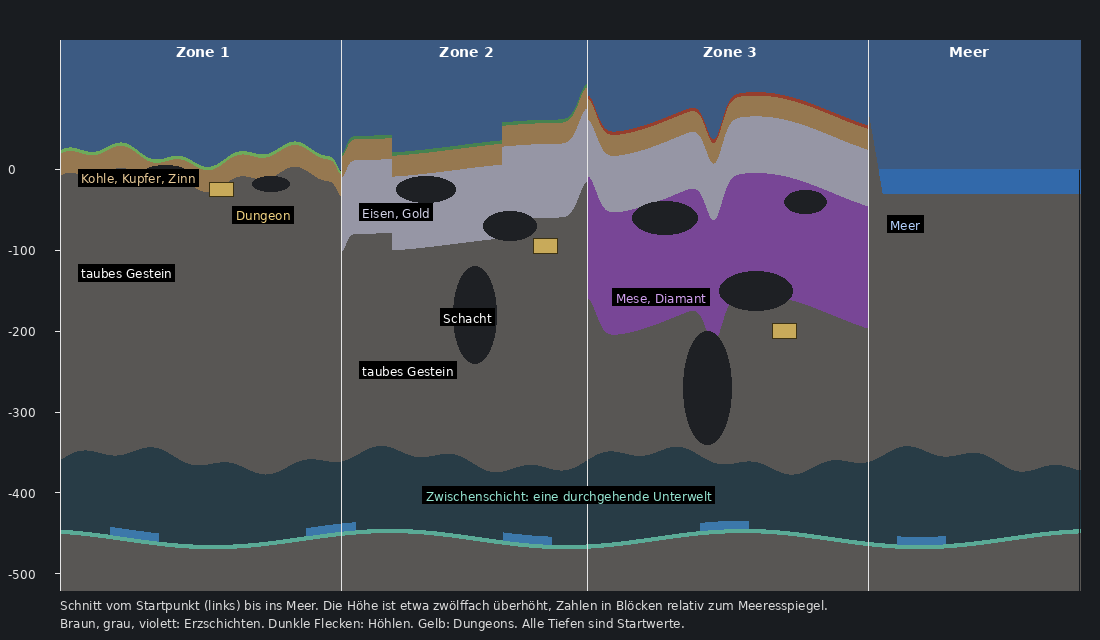

Write Python code to recreate this figure.
# Sketch: vertical profile of the Wanderlore world from the start to the sea.
# A discussion aid in Python, not game code. Usage: python3 skizze_profil.py [out.png]
import sys
import numpy as np
from PIL import Image, ImageDraw, ImageFont
W,H=1100,640; X0,X1=0,14500; YT,YB=160,-520
def px(x): return 60+(x-X0)/(X1-X0)*(W-80)
def py(y): return 40+(YT-y)/(YT-YB)*(H-90)
im=Image.new('RGB',(W,H),(25,28,32)); d=ImageDraw.Draw(im)
try: f=ImageFont.truetype('/usr/share/fonts/truetype/dejavu/DejaVuSans-Bold.ttf',14); fs=ImageFont.truetype('/usr/share/fonts/truetype/dejavu/DejaVuSans.ttf',12)
except Exception: f=fs=ImageFont.load_default()
Z=[(0,4000,"Zone 1"),(4000,7500,"Zone 2"),(7500,11500,"Zone 3"),(11500,14500,"Meer")]
rng=np.random.default_rng(3)
xs=np.linspace(X0,X1,W-80)
def surf(x):
    h=18+10*np.sin(x/420)+6*np.sin(x/130+1)
    h=np.where((x>4000)&(x<7500),40+22*np.sign(np.sin(x/500))*0.5+10*np.sin(x/900),h)
    h=np.where((x>=7500)&(x<11500),70+25*np.sin(x/700)-50*np.exp(-((x-9300)/160)**2),h)
    h=h-22*np.exp(-((x-4000)/90)**2)                     # river between zone 1 and 2
    h=h+45*np.exp(-((x-7500)/170)**2)                    # ridge between zone 2 and 3
    h=np.where(x>=11500,np.maximum(-30,70-(x-11500)*0.5),h)
    return h
s=surf(xs)
sky=(60,90,130)
d.rectangle((px(X0),py(YT),px(X1),py(0)),fill=sky)
rock=(88,86,84)
for k,x in enumerate(xs):
    X=px(x); top=s[k]
    d.line((X,py(top),X,py(YB)),fill=rock)
    if x>=11500 and top<0: d.line((X,py(0),X,py(top)),fill=(50,105,170))
    if x<11500:
        d.line((X,py(top),X,py(top-30)),fill=(150,120,80))          # tier 1 everywhere on land
        if x>=4000: d.line((X,py(top-30),X,py(top-120)),fill=(150,150,165))   # tier 2
        if x>=7500: d.line((X,py(top-100),X,py(top-250)),fill=(120,70,150))   # tier 3 (overlaps tier 2 a little)
        d.line((X,py(top),X,py(top-3)),fill=(110,170,90) if x<4000 else ((70,130,80) if x<7500 else (150,62,45)))
# hollow world
for k,x in enumerate(xs):
    X=px(x); roof=-360+12*np.sin(x/600)+6*np.sin(x/170); floor=-455+10*np.sin(x/800+2)
    d.line((X,py(roof),X,py(floor)),fill=(40,60,70))
    d.line((X,py(floor),X,py(floor-4)),fill=(90,170,150))
    if int(x/700)%4==1: d.line((X,py(floor+1),X,py(floor+10)),fill=(60,120,170))
# caves and dungeons
for cx,cy,rx,ry in [(1500,-5,330,10),(3000,-18,260,9),(5200,-25,420,16),(6400,-70,380,18),(8600,-60,460,20),(9900,-150,520,24),(10600,-40,300,14),(5900,-180,300,60),(9200,-270,340,70)]:
    d.ellipse((px(cx-rx),py(cy+ry),px(cx+rx),py(cy-ry)),fill=(30,32,36))
for cx,cy in [(2300,-25),(6900,-95),(10300,-200)]:
    d.rectangle((px(cx-170),py(cy+9),px(cx+170),py(cy-9)),fill=(200,170,90),outline=(60,50,20))
# zone lines and labels
for a,b,n in Z:
    d.line((px(a),py(YT),px(a),py(YB)),fill=(230,230,230))
    d.text((px((a+b)/2)-25,py(YT)+4,),n,fill=(255,255,255),font=f)
def tag(x,y,t,col=(255,255,255)):
    w=d.textlength(t,font=fs); d.rectangle((px(x)-3,py(y)-2,px(x)+w+3,py(y)+15),fill=(0,0,0)); d.text((px(x),py(y)),t,fill=col,font=fs)
tag(300,-2,"Kohle, Kupfer, Zinn",(230,200,150)); tag(4300,-45,"Eisen, Gold",(210,210,230)); tag(7900,-150,"Mese, Diamant",(210,160,240))
tag(300,-120,"taubes Gestein"); tag(4300,-240,"taubes Gestein"); tag(5200,-395,"Zwischenschicht: eine durchgehende Unterwelt",(150,230,210))
tag(5450,-175,"Schacht"); tag(11800,-60,"Meer",(180,210,255)); tag(2500,-48,"Dungeon",(240,210,130))
for y in (0,-100,-200,-300,-400,-500):
    d.line((px(X0)-5,py(y),px(X0),py(y)),fill=(230,230,230)); d.text((8,py(y)-7),"%d"%y,fill=(230,230,230),font=fs)
d.text((60,H-42),"Schnitt vom Startpunkt (links) bis ins Meer. Die Höhe ist etwa zwölffach überhöht, Zahlen in Blöcken relativ zum Meeresspiegel.",fill=(220,220,220),font=fs)
d.text((60,H-24),"Braun, grau, violett: Erzschichten. Dunkle Flecken: Höhlen. Gelb: Dungeons. Alle Tiefen sind Startwerte.",fill=(220,220,220),font=fs)
im.save(sys.argv[1] if len(sys.argv)>1 else 'skizze_profil.png')
